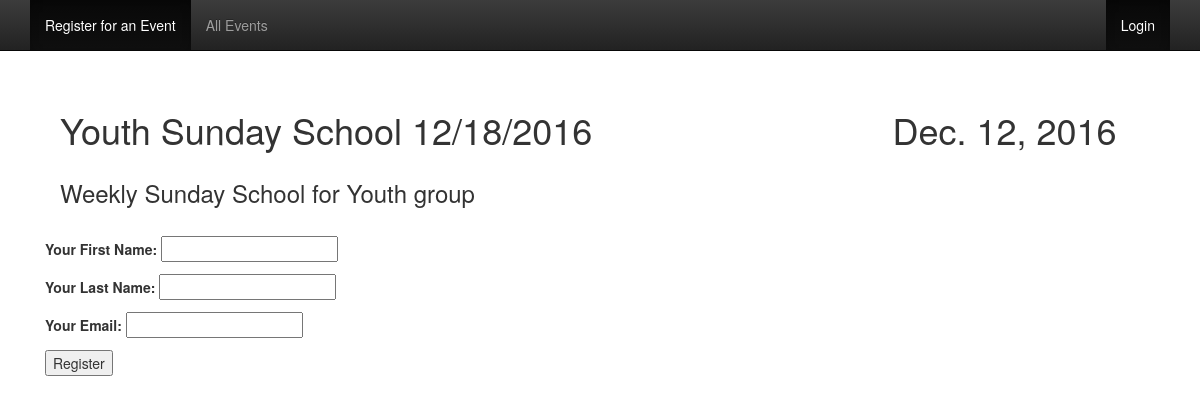
The app's page /events/2/ with its own data.
### events/models.py (models this page shows, shortened)
class Event(models.Model):
    name = models.CharField(max_length=70)
    date_time = models.DateField('Event date time', default=timezone.now)
    description = models.TextField()
    active = models.BooleanField(default=True)
    class Meta:
        ordering = ['-date_time']

### events/views.py (the view)
# urls.py: url(r'^(?P<event_id>[0-9]+)/$', views.detail, name='detail'),
def detail(request, event_id):
  event = get_object_or_404(Event, pk=event_id)
  if request.method == 'POST': # if this is a POST request we need to process the form data
      form = RegisterForm(request.POST)
      if form.is_valid():
          p_id = get_person_id(form)
          attend = Attendance(person_id = p_id, event_id = event_id)
          attend.save()
          return HttpResponseRedirect('/events/')
  else: # if a GET (or any other method) we'll create a blank form
      form = RegisterForm()
      return render(request, 'events/detail.html', {'event': event, 'form': form})
  return render(request, 'events/detail.html', {'event': event, 'form': form})

### events/forms.py
class RegisterForm(forms.Form):
    error_css_class = 'errorlist'
    attendee_first_name = forms.CharField(label='Your First Name', max_length=100)
    attendee_last_name = forms.CharField(label='Your Last Name', max_length=100)
    attendee_email = forms.CharField(label='Your Email', max_length=200)
    class Meta:
        model = Person

### events/templates/events/detail.html (shortened to what this page needs)
{% extends "base.html" %}
{% block content %}
<div class="starter-template">
  <div>
    <div class='col-md-9'><h1>{{ event.name }}</h1></div>
    <div class='col-md-3'><h1>{{ event.date_time }}</h1></div>
  </div>
  <div>
    <div class='col-md-12'><h3>{{ event.description }}</h3> </div>
  </div>
</div>
<br /><br />
<div>
  <div class='col-md-12'>&nbsp;</div>
  <div class='col-md-12'>
    <form action="/events/{{ event.id }}/" method="post">
        {{ form.as_p }}
        <input type="submit" value="Register" />
    </form>
  </div>
</div>
{% endblock %}

### events/static/events/starter-template.css (style rules this page uses)
body { padding-top: 50px; }
.starter-template { padding: 40px 15px; text-align: left; }

### records on screen
Event: name "Youth Sunday School 12/18/2016", date_time "Dec. 12, 2016", description "Weekly Sunday School for Youth group"
